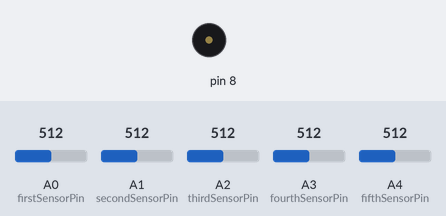
Simulated run of this sketch. Board: Arduino Uno, built with avr-gcc and run on an emulated ATmega328P. On the bench: buzzer (waves = sounding). The test bench sets the inputs (shaded band); at power-on: A0 (firstSensorPin) = 512, A1 (secondSensorPin) = 512, A2 (thirdSensorPin) = 512, A3 (fourthSensorPin) = 512, A4 (fifthSensorPin) = 512.

Above: at 1.2 s.
1.3 s: A0 (firstSensorPin) set to 470
At 1.7 s:
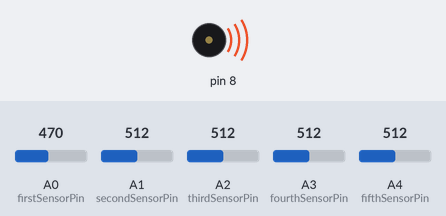
2.8 s: A0 (firstSensorPin) set to 716
At 3.6 s:
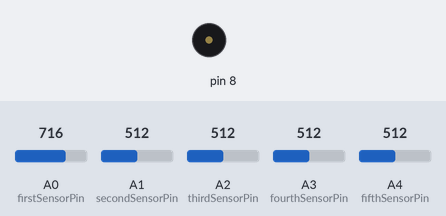
4.3 s: A0 (firstSensorPin) set to 306
At 4.9 s:
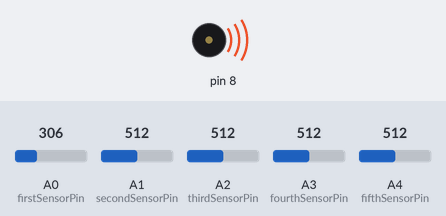
Timing chart, 0 to 7.3 s (numbered marks = the images above; inputs shaded):
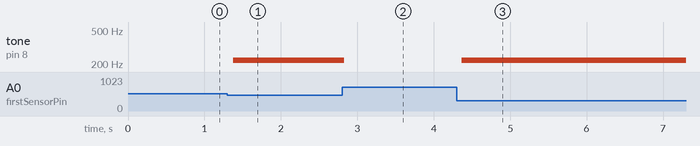

The sketch:

PianoHands.ino
```cpp
 /*************************************************
 * Public Constants
 *************************************************/

#define NOTE_B0  31
#define NOTE_C1  33
#define NOTE_CS1 35
#define NOTE_D1  37
#define NOTE_DS1 39
#define NOTE_E1  41
#define NOTE_F1  44
#define NOTE_FS1 46
#define NOTE_G1  49
#define NOTE_GS1 52
#define NOTE_A1  55
#define NOTE_AS1 58
#define NOTE_B1  62
#define NOTE_C2  65
#define NOTE_CS2 69
#define NOTE_D2  73
#define NOTE_DS2 78
#define NOTE_E2  82
#define NOTE_F2  87
#define NOTE_FS2 93
#define NOTE_G2  98
#define NOTE_GS2 104
#define NOTE_A2  110
#define NOTE_AS2 117
#define NOTE_B2  123
#define NOTE_C3  131
#define NOTE_CS3 139
#define NOTE_D3  147
#define NOTE_DS3 156
#define NOTE_E3  165
#define NOTE_F3  175
#define NOTE_FS3 185
#define NOTE_G3  196
#define NOTE_GS3 208
#define NOTE_A3  220
#define NOTE_AS3 233
#define NOTE_B3  247
#define NOTE_C4  262
#define NOTE_CS4 277
#define NOTE_D4  294
#define NOTE_DS4 311
#define NOTE_E4  330
#define NOTE_F4  349
#define NOTE_FS4 370
#define NOTE_G4  392
#define NOTE_GS4 415
#define NOTE_A4  440
#define NOTE_AS4 466
#define NOTE_B4  494
#define NOTE_C5  523
#define NOTE_CS5 554
#define NOTE_D5  587
#define NOTE_DS5 622
#define NOTE_E5  659
#define NOTE_F5  698
#define NOTE_FS5 740
#define NOTE_G5  784
#define NOTE_GS5 831
#define NOTE_A5  880
#define NOTE_AS5 932
#define NOTE_B5  988
#define NOTE_C6  1047
#define NOTE_CS6 1109
#define NOTE_D6  1175
#define NOTE_DS6 1245
#define NOTE_E6  1319
#define NOTE_F6  1397
#define NOTE_FS6 1480
#define NOTE_G6  1568
#define NOTE_GS6 1661
#define NOTE_A6  1760
#define NOTE_AS6 1865
#define NOTE_B6  1976
#define NOTE_C7  2093
#define NOTE_CS7 2217
#define NOTE_D7  2349
#define NOTE_DS7 2489
#define NOTE_E7  2637
#define NOTE_F7  2794
#define NOTE_FS7 2960
#define NOTE_G7  3136
#define NOTE_GS7 3322
#define NOTE_A7  3520
#define NOTE_AS7 3729
#define NOTE_B7  3951
#define NOTE_C8  4186
#define NOTE_CS8 4435
#define NOTE_D8  4699
#define NOTE_DS8 4978

int firstSensorPin = A0; //analog pin 0
int secondSensorPin = A1; //analog pin 0
int thirdSensorPin = A2;
int fourthSensorPin = A3;
int fifthSensorPin = A4;

int low1;
int low2;
int low3;
int low4;
int low5;

int hi1,hi2,hi3,hi4,hi5;

#define window 150
#define bound 20

// notes in the melody:
int melody[] = {
  NOTE_A3, NOTE_B3,NOTE_C3, NOTE_D3, NOTE_E3 ,0, NOTE_B3, NOTE_C4};

// note durations: 4 = quarter note, 8 = eighth note, etc.:
int noteDurations[] = {
  4, 8, 8, 4,4,4,4,4 };

void setup() {
    Serial.begin(9600);
    hi1 = analogRead(firstSensorPin);
    hi2 = analogRead(secondSensorPin);
    hi3 = analogRead(thirdSensorPin);
    hi4 = analogRead(fourthSensorPin);
    hi5 = analogRead(fifthSensorPin);
    low1 = hi1 - window;
    low2 = hi2 - window;
    low3 = hi3 - window;
    low4 = hi4 - window;
    low5 = hi5 - window;


}

void loop() {

  int firstSensorReading = analogRead(firstSensorPin);
  int secondSensorReading = analogRead(secondSensorPin);
  int thirdSensorReading = analogRead(thirdSensorPin);
  int fourthSensorReading = analogRead(fourthSensorPin);
  int fifthSensorReading = analogRead(fifthSensorPin);


  //In my tests I was getting a reading on the arduino between 512, and 614.
  //Using map(), you can convert that to a larger range like 0-100.
  int first = map(firstSensorReading, hi1, low1, 0, 100);
  int second = map(secondSensorReading, hi2, low2, 0, 100);
  int third = map(thirdSensorReading, hi3, low3, 0, 100);
  int fourth = map(fourthSensorReading, hi4, low4, 0, 100);
  int fifth = map(fifthSensorReading, hi5, low5, 0, 100);
  int average = 0;  //average of the all flexed fingers is calculated, and that is played.
  int count = 0;

  /* ALL YOU HAVE TO DO IN THIS CODE IS ADD THE THIRD FORTH AND POSSIBLY FIFTH FLEX SENSORS */
  if (first > bound){
    count++;
    average = (melody[0] + average)/count;
  }
  if (second > bound){
    count++;
    average = (melody[1] + average)/count;

  }
  if (third > bound ){
    count++;
    average = (melody[2] + average)/count;
  }
  if (fourth > bound){
    count++;
    average = (melody[3] + average)/count;

  }
  if (fifth > bound){
    count++;
    average = (melody[4] + average)/count;

  }
  if (average != 0){
    tone(8, average);
  }
  else
    noTone(8);

  delay(80); //just here to slow down the output for easier reading
  // no need to repeat the melody.
}
```

Measured:
- the behaviour switches between 481 and 480 on A0 (firstSensorPin) (found by bisection; images 0 and 1)
- after the input at 1.3 s, tone on pin 8: silent → 220 Hz after 0.08 s
- after the input at 2.8 s, tone on pin 8: 220 Hz → silent at once
- after the input at 4.3 s, tone on pin 8: silent → 220 Hz after 0.07 s
